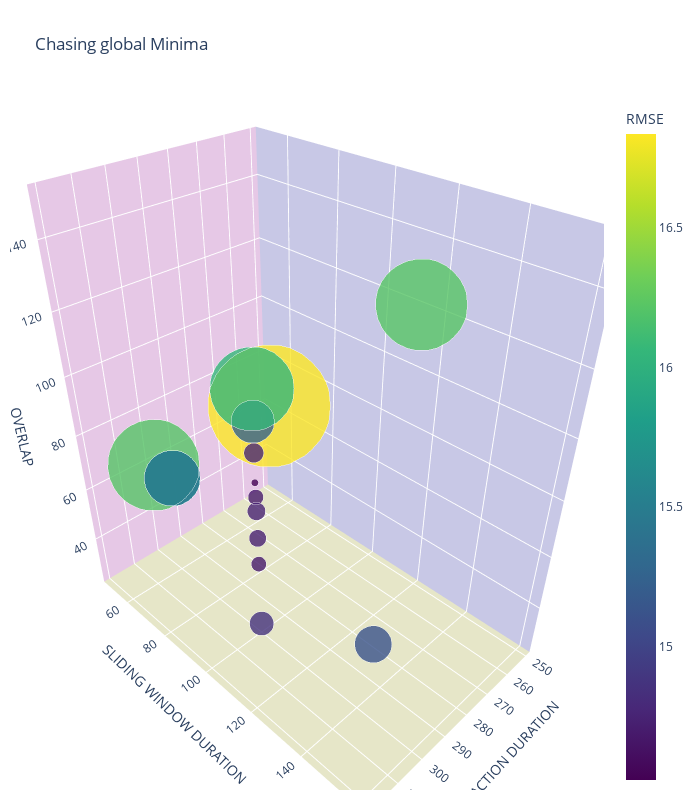

This figure's notebook cell:
### Code cell
data_durations = pd.read_excel('improvements.xlsx',3)
x = data_durations['extraction_duration']
y = data_durations['sliding_window_duration']
z = data_durations['overlap']
c = data_durations['RMSE']

min_max_scaler = preprocessing.MinMaxScaler()
RmseToColorRange = min_max_scaler.fit_transform(data_durations[['RMSE']])

layout = go.Layout(width = 800, height =800,
                   title_text='Chasing global Minima',
                   margin=dict(
                       r=10, l=10,
                       b=10, t=100),
                  scene = dict(
                    xaxis_title='EXTRACTION DURATION',
                    yaxis_title='SLIDING WINDOW DURATION',
                    zaxis_title='OVERLAP'))

fig2 = go.Figure(data = [go.Scatter3d(x=x,y=y,z=z,
                                      mode='markers',
                                      marker=dict(
                                          size=np.array(RmseToColorRange)*80 + 5,
                                          color=c,# set color to an array/list of desired values
                                          colorscale='Viridis', 
                                          colorbar_title='RMSE',# choose a colorscal
                                          opacity=0.8))],
                         layout = layout)


fig2.update_layout(scene = dict(
                    xaxis = dict(
                         backgroundcolor="rgb(200, 200, 230)",
                         gridcolor="white",
                         showbackground=True,
                         zerolinecolor="white",),
                    yaxis = dict(
                        backgroundcolor="rgb(230, 200,230)",
                        gridcolor="white",
                        showbackground=True,
                        zerolinecolor="white"),
                    zaxis = dict(
                        backgroundcolor="rgb(230, 230,200)",
                        gridcolor="white",
                        showbackground=True,
                        zerolinecolor="white",),),
                    width=700,
                    margin=dict(
                    r=10, l=10,
                    b=10, t=100)
                  )

fig2.show()

### Figure 1 — Plotly figure (JSON) as saved in the notebook; plotly's stock layout.template omitted (floating-point values rounded to 4 significant figures)
{"data": [{"marker": {"color": [16.22, 16.84, 15.5, 15.24, 15.5, 16.22, 14.68, 14.86, 14.69, 14.72, 14.74, 14.52, 15.12, 14.77, 16.07], "colorbar": {"title": {"text": "RMSE"}}, "colorscale": [[0, "#440154"], [0.1111, "#482878"], [0.2222, "#3e4989"], [0.3333, "#31688e"], [0.4444, "#26828e"], [0.5556, "#1f9e89"], [0.6667, "#35b779"], [0.7778, "#6ece58"], [0.8889, "#b5de2b"], [1, "#fde725"]], "opacity": 0.8, "size": [[63.54], [85], [38.76], [29.88], [38.76], [63.67], [10.43], [16.71], [10.72], [11.91], [12.59], [5], [25.7], [13.69], [58.4]]}, "mode": "markers", "type": "scatter3d", "x": [300, 250, 300, 300, 300, 300, 300, 300, 300, 300, 300, 300, 320, 300, 300], "y": [50, 50, 60, 100, 60, 150, 100, 100, 100, 100, 100, 100, 160, 100, 100], "z": [60, 60, 60, 100, 60, 150, 50, 25, 75, 60, 70, 80, 80, 90, 110]}], "layout": {"height": 800, "margin": {"b": 10, "l": 10, "r": 10, "t": 100}, "scene": {"xaxis": {"backgroundcolor": "rgb(200, 200, 230)", "gridcolor": "white", "showbackground": true, "title": {"text": "EXTRACTION DURATION"}, "zerolinecolor": "white"}, "yaxis": {"backgroundcolor": "rgb(230, 200,230)", "gridcolor": "white", "showbackground": true, "title": {"text": "SLIDING WINDOW DURATION"}, "zerolinecolor": "white"}, "zaxis": {"backgroundcolor": "rgb(230, 230,200)", "gridcolor": "white", "showbackground": true, "title": {"text": "OVERLAP"}, "zerolinecolor": "white"}}, "title": {"text": "Chasing global Minima"}, "width": 700}}
